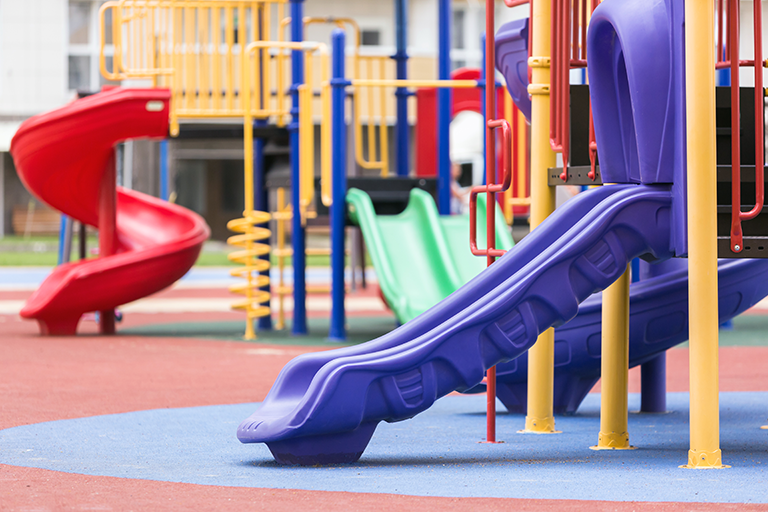
#> input picture graphic/前のやつ/images/slides.png, 768 x 512 px, found by its file name
$ jupyter execute Pr6-3_Histogram.ipynb
#> lines starting #> are read from the running program, lines starting #| are printed output that depends on the picture
# Pr6-3: 画像のヒストグラム

## 画像のヒストグラムの計算・表示

 cv2.calcHist関数で画像のヒストグラムを計算できます．<br>

```py
hist = cv2.calcHist([I_gray],channels=[0],mask=None,histSize=[256],ranges=[0,256])
```

 結果のhistはベクトルデータなのでplt.plot関数でグラフを書けます．
```py
plt.plot(hist)
```

 - 横軸: 画素値
 - 縦軸: 画素値の頻度

[cell 1]
import numpy as np
import cv2
import matplotlib.pyplot as plt

# 画像ファイル名の指定
image_file = "slides.png"

# 画像ファイルの読み込み
I_bgr = cv2.imread(image_file)
#> I_bgr is the input picture: shape (512, 768, 3); mean B, G, R 147.1, 135.9, 163.2

# BGRからRGBへの変換
I_rgb = cv2.cvtColor(I_bgr, cv2.COLOR_BGR2RGB)

# RGBからGrayへの変換
I_gray = cv2.cvtColor(I_rgb, cv2.COLOR_RGB2GRAY)
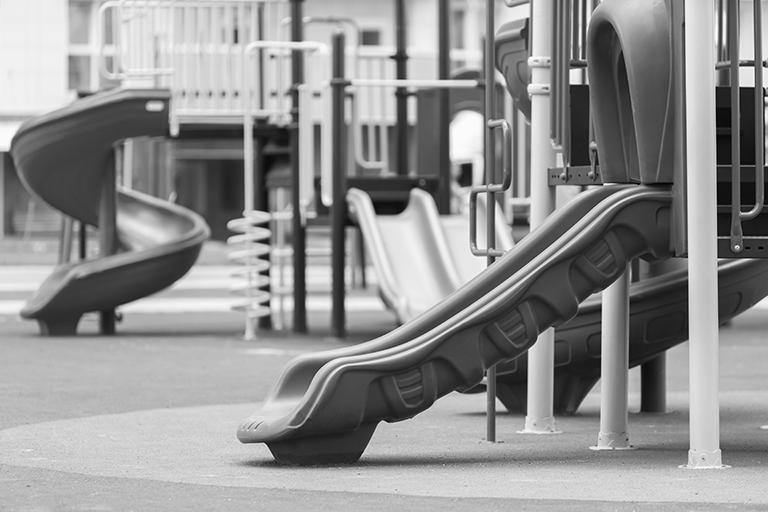
#> I_gray: shape (512, 768); min 0, max 255, mean 145.4

# Work: Grayスケール画像のヒストグラムを計算してみましょう．
hist = np.random.rand(30, 1)
hist = cv2.calcHist([I_gray],channels=[0],mask=None,histSize=[256],ranges=[0,256])
#> hist = 256 values, max 5196 at index 187, min 2 at index 255, mean 1536
# 初めの20要素をplot
print("- hist_size: {0}".format(hist.shape))
#| - hist_size: (256, 1)
print(hist[:20, 0])
#| [ 17.  21.   7.  12.  12.  10.  19.  28.  27.  40.  55.  73. 100. 125.
#|  162. 205. 157. 352. 371. 318.]

# 表示処理
fig = plt.figure(figsize=(6,10))
plt.subplot(2, 1, 1)
plt.imshow(I_gray, cmap = "gray")
plt.axis('off')

plt.subplot(2, 1, 2)

# Work: ヒストグラムの表示
# plt.plot(...)
plt.plot(hist[:20, 0])
plt.show()
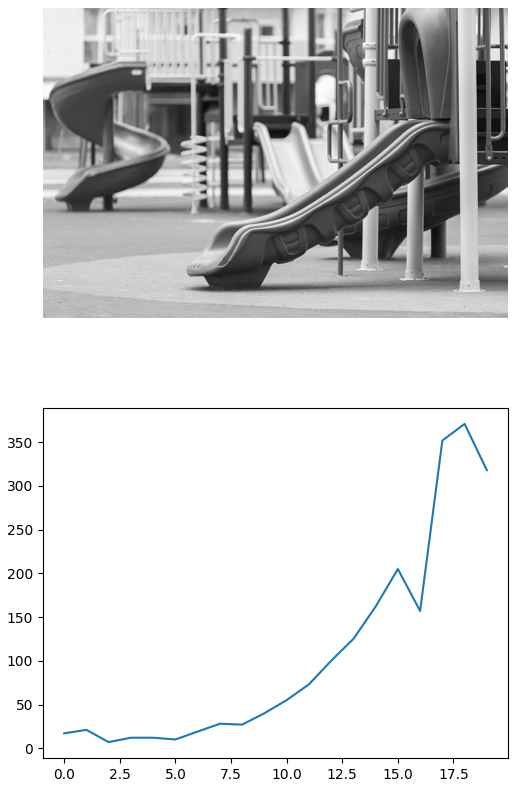
#> figure drawn by matplotlib, 2 panels; panel 2: curve peaks at x = 18, y = 371

## カラー画像のヒストグラムの計算・表示

RGB画像の場合には，channelsに番号を指定して各チャンネルのヒストグラムを取り出せます．
- R(赤): 0
- G(緑): 1
- B(青): 2

例えば，青色を取り出したい場合，channelsに2を指定して，以下のようにかけます．

```py
hist_b = cv2.calcHist([I_rgb],channels=[2],mask=None,histSize=[256],ranges=[0,256])
```

ヒストグラムをplotする際，colorに色を表す文字'b'（青色）を指定すると，
```py
plt.plot(hist_b,color='b')
```

線に青色をつけることができます．

[cell 2]
fig = plt.figure(figsize=(12,8))
plt.subplots_adjust(left=0.05, right=0.95, bottom=0.05, top=0.95, hspace=0.05, wspace=0.3)

plt.subplot(3,3,1)
plt.imshow(I_rgb)
plt.axis('off')

channels = ('r','g','b')
for i,ch in enumerate(channels):
  I_i = np.zeros_like(I_rgb)
  I_i[:,:,i] = I_rgb[:,:,i]

  plt.subplot(3,3,i+4)
  plt.imshow(I_i)
  plt.axis('off')
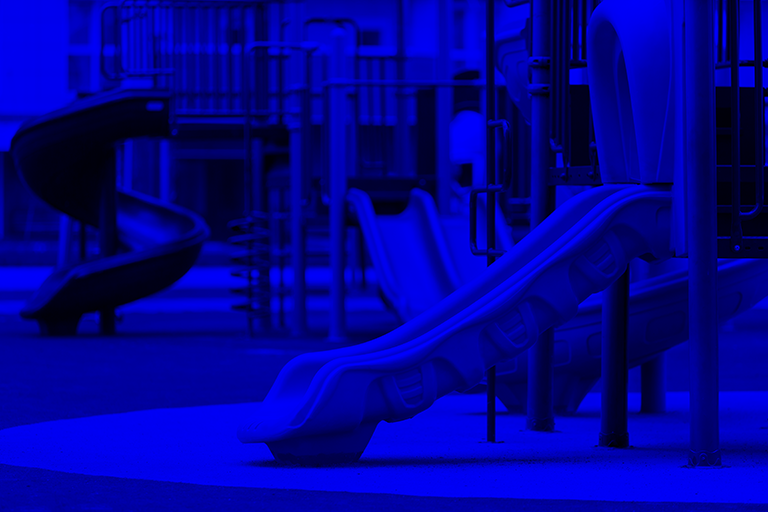
#> I_i: shape (512, 768, 3); mean R, G, B 0, 0, 147.1

for i,ch in enumerate(channels):
  # Work: 各チャンネルのヒストグラムの計算
  # hist_i = cv2.calcHist(...)

  plt.subplot(3,3,i+7)
  # Work: ヒストグラムの表示
  # plt.plot(...)

plt.show()
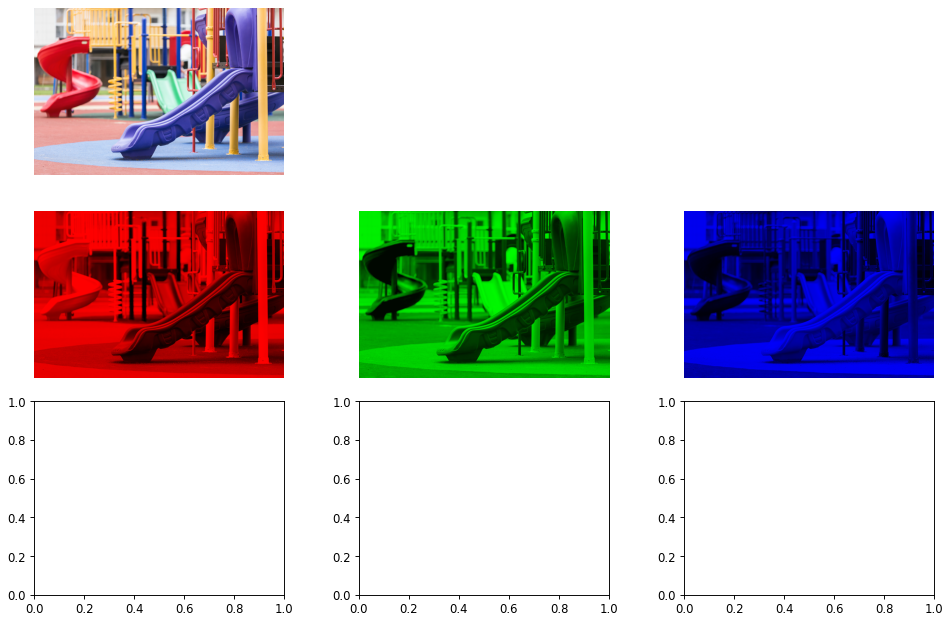
#> figure drawn by matplotlib, 4 panels

[cell 3]
# Work: RGBからHSVに変換（下記を修正）
I_hsv = I_rgb

fig = plt.figure(figsize=(12,8))
plt.subplots_adjust(left=0.05, right=0.95, bottom=0.05, top=0.95, hspace=0.05, wspace=0.3)

plt.subplot(3,3,1)
plt.imshow(I_rgb)
plt.axis('off')

# HSV色空間に合わせてチャンネル名を編集
channels = ('H','S','V')
for i,ch in enumerate(channels):
  plt.subplot(3,3,i+4)
  plt.imshow(I_hsv[:,:,i], cmap = "gray")
  plt.title("{0}".format(ch))
  plt.axis('off')

for i,ch in enumerate(channels):
  # Work: 各チャンネルのヒストグラムの計算
  hist_i = []

  plt.subplot(3,3,i+7)
  plt.plot(hist_i)

plt.show()
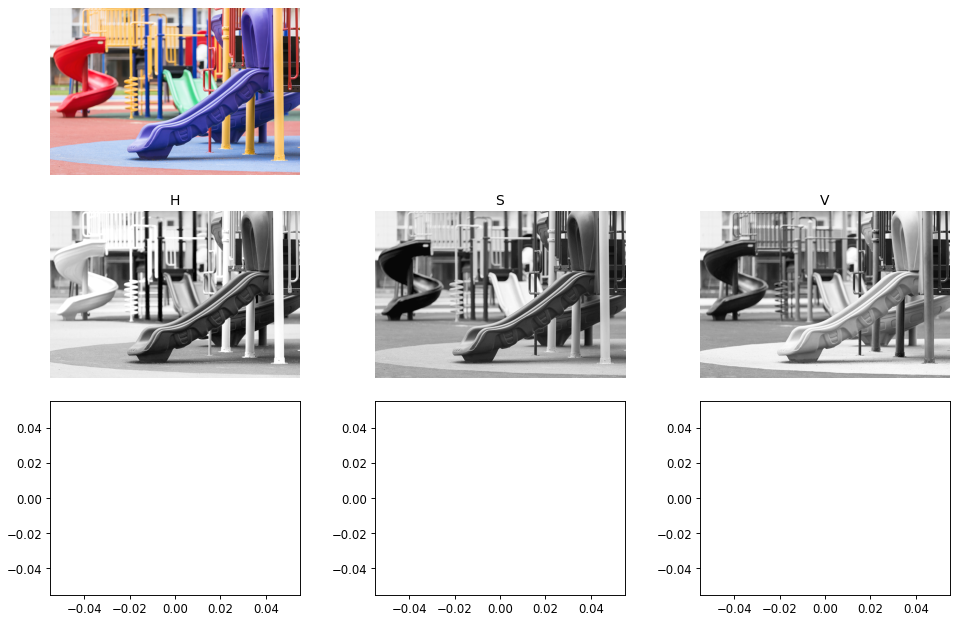
#> figure drawn by matplotlib, 7 panels

$ run again, with graphic/前のやつ/images/bear.png copied over graphic/前のやつ/images/slides.png
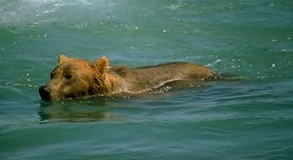
#> input picture graphic/前のやつ/images/bear.png, 293 x 160 px, found by its file name
#> I_bgr is the input picture: shape (160, 293, 3); mean B, G, R 96.2, 107.8, 73
#> `I_gray = cv2.cvtColor(I_rgb, cv2.COLOR_RGB2GRAY)`:
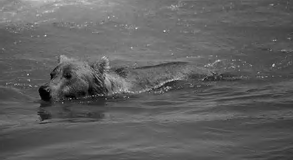
#> I_gray: shape (160, 293); min 0, max 218, mean 96.1
#> hist = 256 values, max 988 at index 87, min 0 at index 188, mean 183.1
#| - hist_size: (256, 1)
#| [ 2.  8. 13. 18. 21. 17. 12. 11.  4. 14.  9. 11.  6.  6.  8.  6.  4.  7.
#|   6.  9.]
#> `plt.show()`:
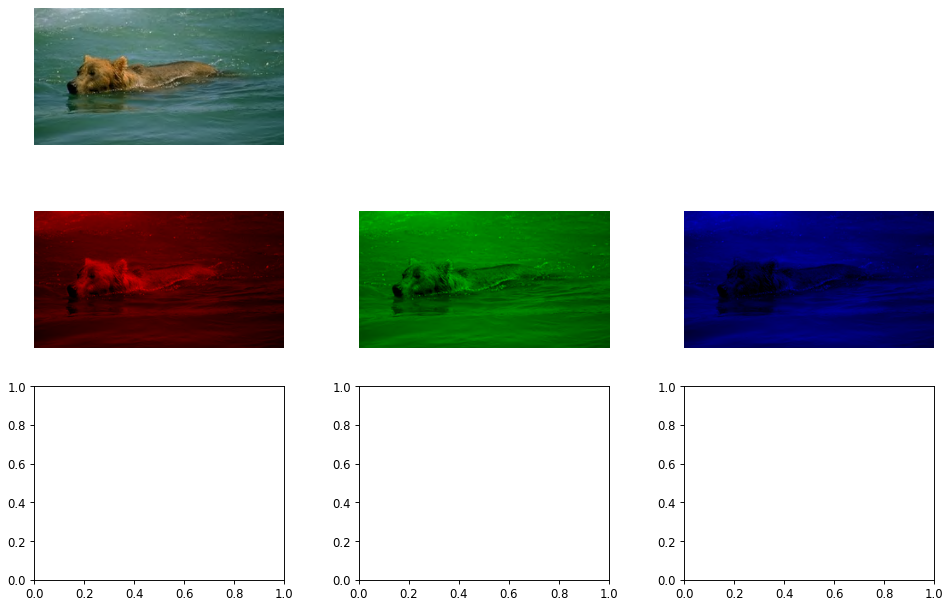
#> figure drawn by matplotlib, 4 panels

$ run again, with graphic/前のやつ/images/uchiyama.png copied over graphic/前のやつ/images/slides.png
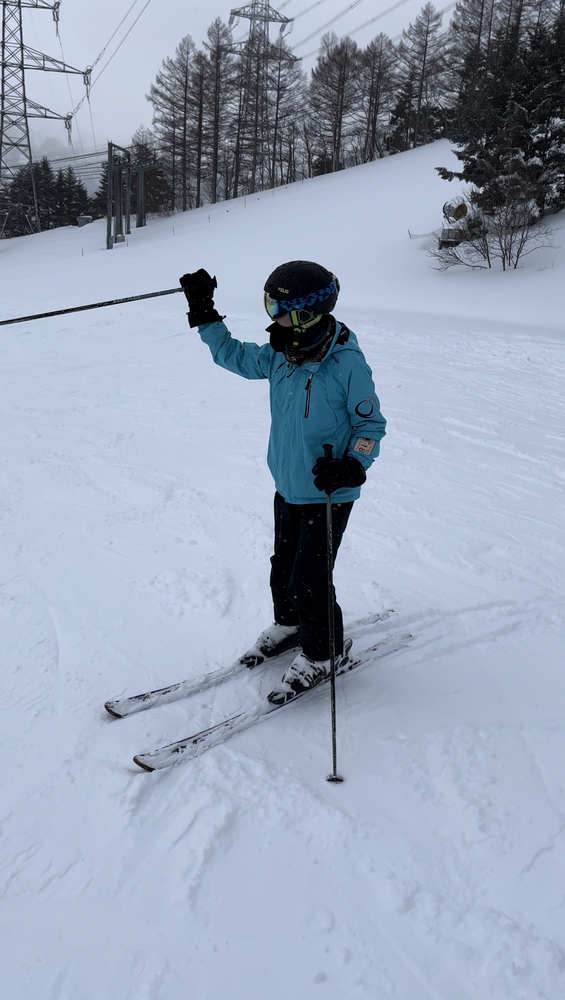
#> input picture graphic/前のやつ/images/uchiyama.png, 565 x 1000 px, shrunk from 1170 x 2071 before the run, found by its file name
#> I_bgr is the input picture: shape (1000, 565, 3); mean B, G, R 182.4, 162.9, 151.3
#> `I_gray = cv2.cvtColor(I_rgb, cv2.COLOR_RGB2GRAY)`:
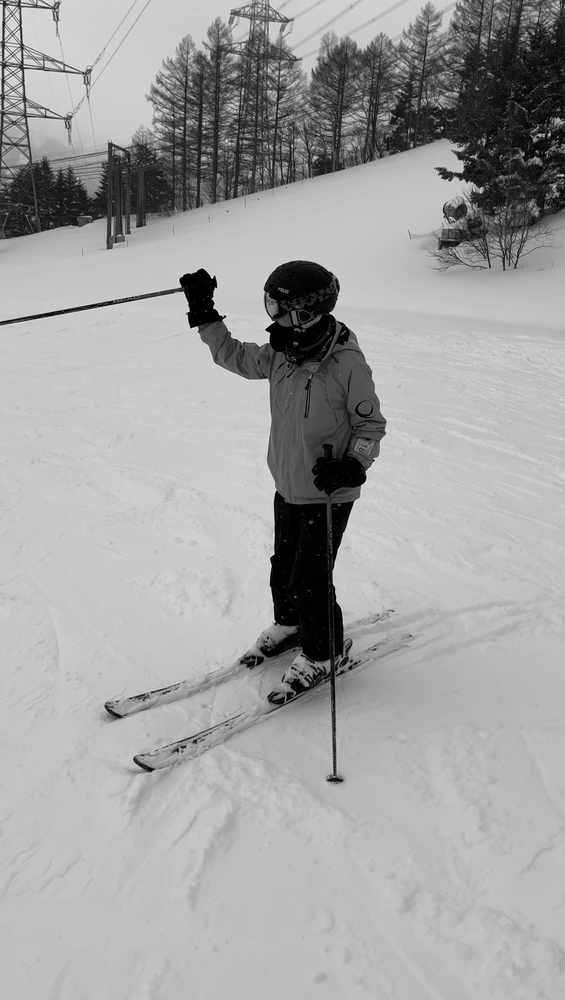
#> I_gray: shape (1000, 565); min 0, max 241, mean 161.6
#> hist = 256 values, max 21974 at index 188, min 0 at index 238, mean 2207
#| - hist_size: (256, 1)
#| [3594. 2755. 3272. 1430. 1017.  784.  681.  625.  648.  608.  557.  535.
#|   561.  584.  639.  635.  640.  592.  731.  694.]
#> `plt.show()`:
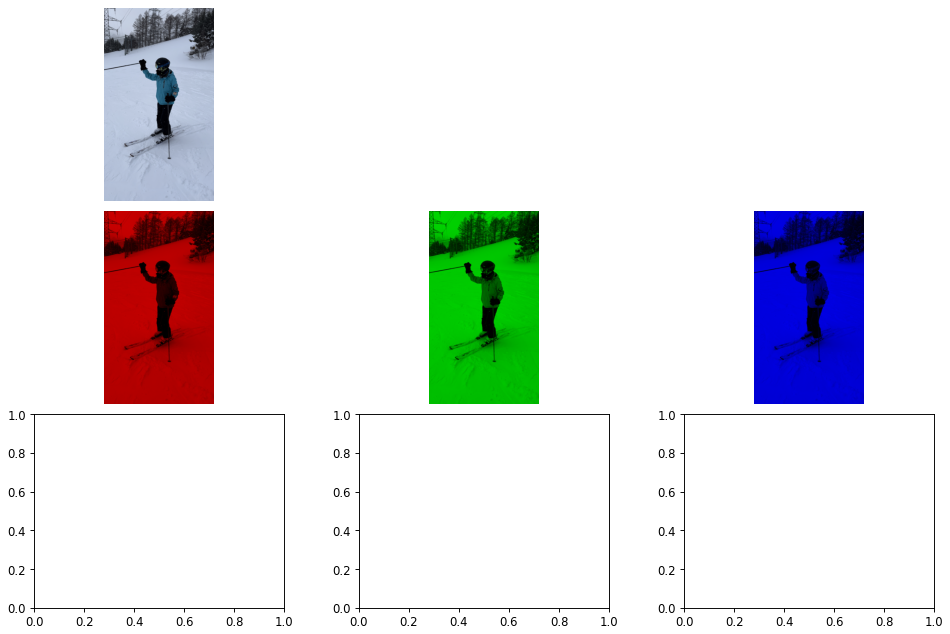
#> figure drawn by matplotlib, 4 panels
